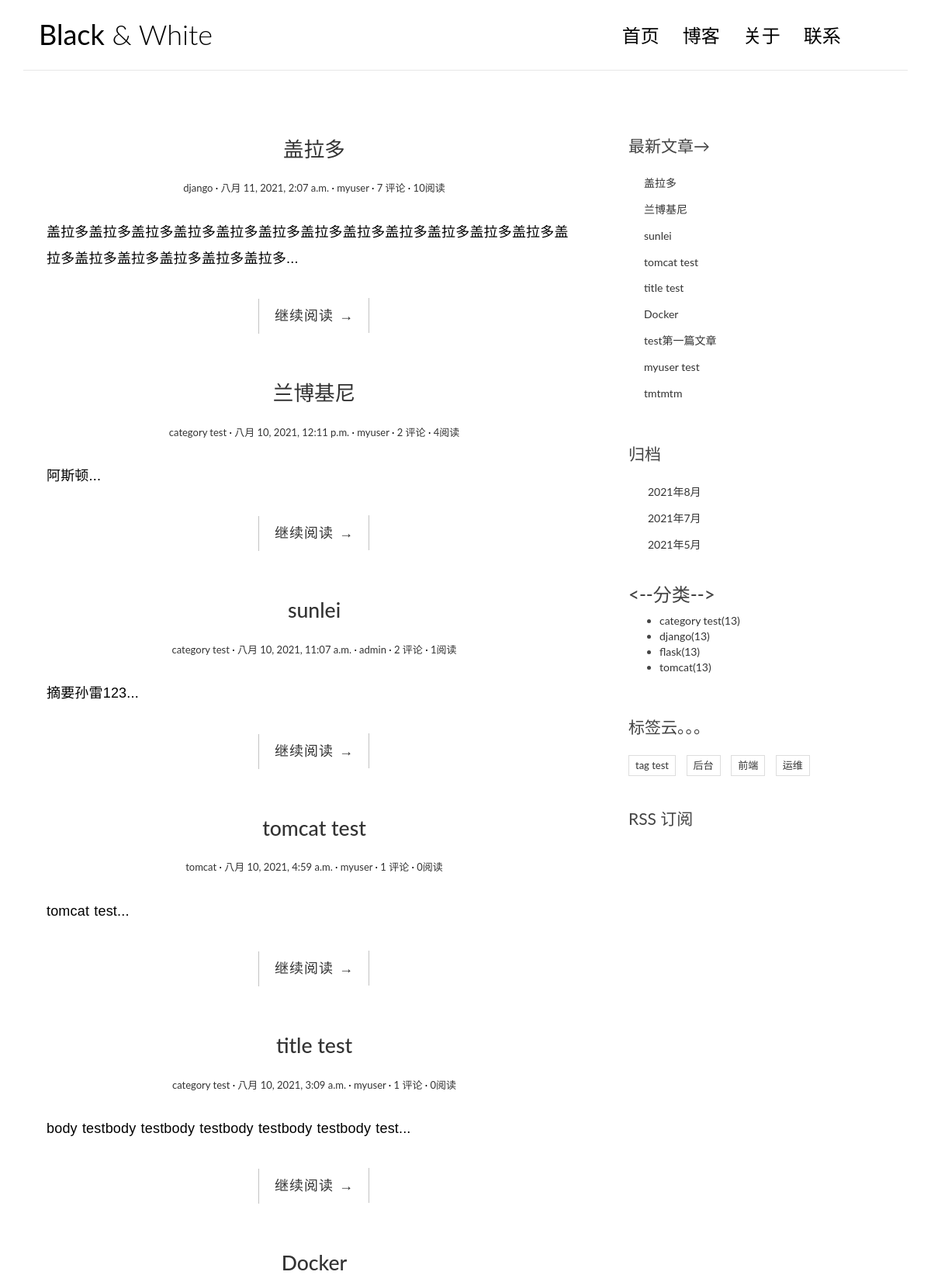
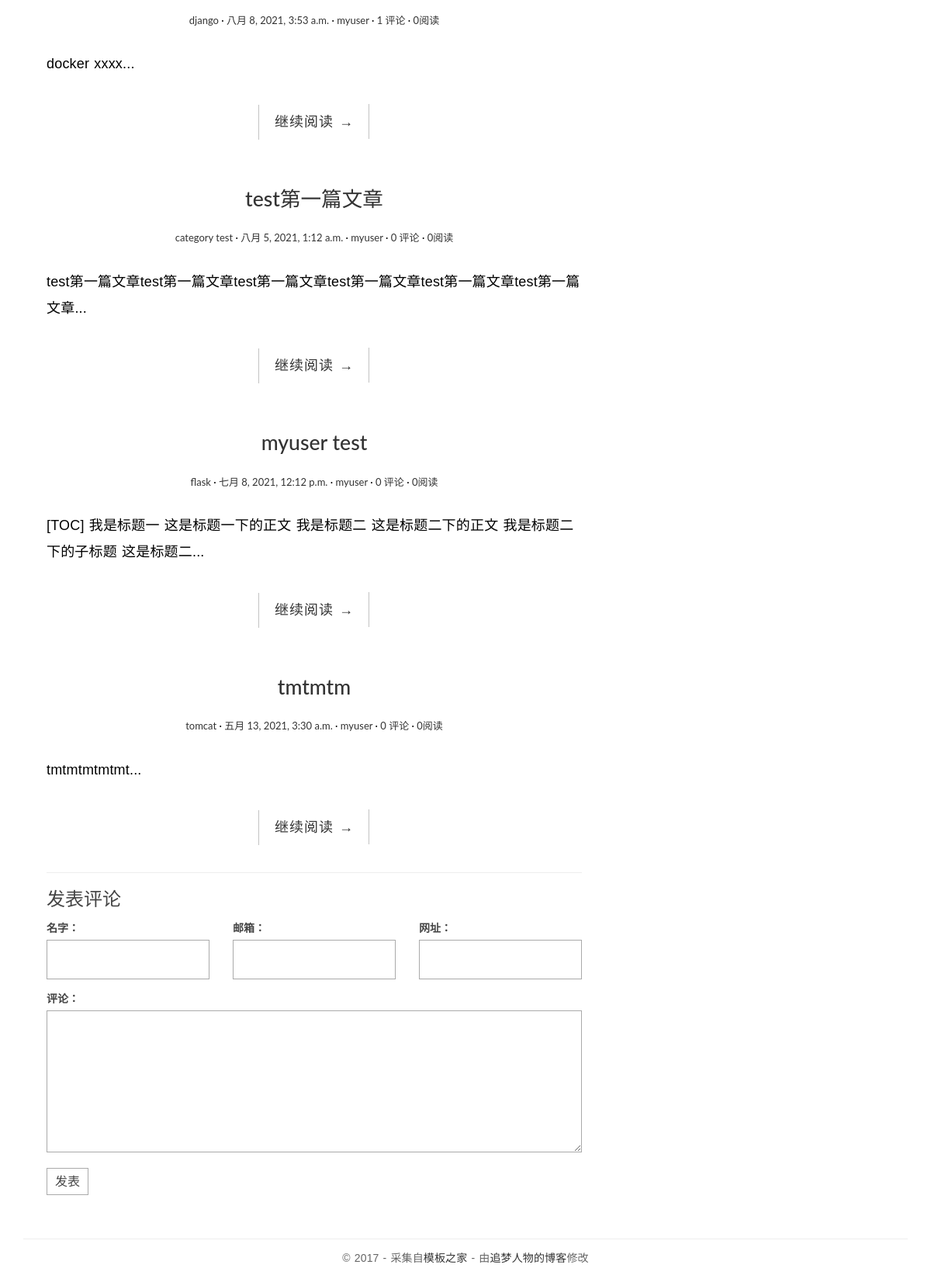
The page / on the database its author committed (2 pictures, top to bottom).
### blog/models.py (models this page shows, shortened)
class Post(models.Model):
    title = models.CharField('标题',max_length=70)
    body = models.TextField('正文')
    created_time = models.DateTimeField('创建时间',default=timezone.now)
    modified_time = models.DateTimeField('修改时间')
    views = models.PositiveIntegerField(default=0,editable=False)
    excerpt = models.CharField('摘要',max_length=200, blank=True)
    category = models.ForeignKey(Category, on_delete=models.CASCADE,verbose_name="分类")
    tags = models.ManyToManyField(Tag, blank=True,verbose_name="标签")
    author = models.ForeignKey(User, on_delete=models.CASCADE,verbose_name="作者")
    class Meta:
        verbose_name = '文章'
        verbose_name_plural = verbose_name
        ordering = ['-created_time']
    def get_absolute_url(self):
        return reverse('blog:detail',kwargs={'pk':self.pk})

class Category(models.Model):
    name = models.CharField(max_length=100)
    class Meta:
        verbose_name = '分类'
        verbose_name_plural = verbose_name

class Tag(models.Model):
    name = models.CharField(max_length=100)
    class Meta:
        verbose_name = '标签'
        verbose_name_plural = verbose_name

### blog/views.py (the view)
# urls.py: path('', views.index, name='index'),
def index(request):
    post_list = Post.objects.all().order_by('-created_time')
    return render(request, 'blog/index.html', context={
        'post_list': post_list
    })

### blog/templatetags/blog_extras.py (called while the page is built)
@register.inclusion_tag('blog/inclusions/_recent_posts.html',takes_context=True)
def show_recent_posts(context,num=5):
    return {
        'recent_post_list':Post.objects.all().order_by('-created_time')[:num]
    }

@register.inclusion_tag('blog/inclusions/_archives.html',takes_context=True)
def show_archives(context):
    return {
        'date_list':Post.objects.dates('created_time','month',order='DESC')
    }

@register.inclusion_tag('blog/inclusions/_categories.html',takes_context=True)
def show_categories(context):
    return {
        'category_list':Category.objects.all()
    }

@register.inclusion_tag('blog/inclusions/_tags.html',takes_context=True)
def show_tags(context):
    return {
        'tags':Tag.objects.all()
    }

### templates/blog/index.html
{% extends 'base.html' %} {% block main %} {% for post in post_list %}
<article class="post post-{{ post.pk }}">
    <header class="entry-header">
        <h1 class="entry-title">
            <a href="{{ post.get_absolute_url }}">{{ post.title }}</a>
        </h1>
        <div class="entry-meta">
            <span class="post-category"><a href="#">{{ post.category.name }}</a></span>
            <span class="post-date"><a href="#"><time class="entry-date" datetime="{{ post.created_time }}">{{ post.created_time }}</time></a></span>
            <span class="post-author"><a href="#">{{ post.author }}</a></span>
            <span class="comments-link"><a href="{{ post.get_absolute_url }}#comment-area">{{post.comment_set.count}} 评论</a></span>
            <span class="views-count"><a href="#">{{ post.views }}阅读</a></span>
        </div>
    </header>
    <div class="entry-content clearfix">
        <p>{{ post.excerpt|safe }}...</p>
        <div class="read-more cl-effect-14">
            <a href="{{ post.get_absolute_url }}" class="more-link">继续阅读 <span class="meta-nav">→</span></a>
        </div>
    </div>
</article>
{% empty %}
<div class="no-post">暂时还没有发布的文章！</div>
{% endfor %}
<section class="comment-area" id="comment-area">
    <hr>
    <h3>发表评论</h3>
    <form action="#" method="post" class="comment-form">
        <div class="row">
            <div class="col-md-4">
                <label for="id_name">名字：</label>
                <input type="text" id="id_name" name="name" required>
            </div>
            <div class="col-md-4">
                <label for="id_email">邮箱：</label>
                <input type="email" id="id_email" name="email" required>
            </div>
            <div class="col-md-4">
                <label for="id_url">网址：</label>
                <input type="text" id="id_url" name="url">
            </div>
            <div class="col-md-12">
                <label for="id_comment">评论：</label>
                <textarea name="comment" id="id_comment" required></textarea>
                <button type="submit" class="comment-btn">发表</button>
            </div>
        </div>
    </form>
</section> {% endblock main %} {% block toc %} {% endblock toc %}

### templates/base.html (shortened to what this page needs)
{% load static %} {% load blog_extras %}
<!DOCTYPE html>
<html>
<head>
    <link rel="stylesheet" href="{% static 'blog/css/bootstrap.min.css'%}">
    <link rel="stylesheet" href="http://code.ionicframework.com/ionicons/2.0.1/css/ionicons.min.css">
    <link rel="stylesheet" href="{% static 'blog/css/pace.css'%}">
    <link rel="stylesheet" href="{% static 'blog/css/custom.css'%}">
    <link href="https://cdn.bootcss.com/highlight.js/9.15.8/styles/github.min.css" rel="stylesheet">
</head>
<body>
    <div class="container">
        <header id="site-header">
            <div class="row">
                <div class="col-md-4 col-sm-5 col-xs-8">
                    <div class="logo">
                        <h1><a href="{% url 'blog:index' %}"><b>Black</b> &amp; White</a></h1>
                    </div>
                </div>
                <div class="col-md-8 col-sm-7 col-xs-4">
                    <nav class="main-nav" role="navigation">
                        <div class="collapse navbar-collapse" id="bs-example-navbar-collapse-1">
                            <ul class="nav navbar-nav navbar-right">
                                <li class="cl-effect-11"><a href="{% url 'blog:index' %}" data-hover="首页">首页</a></li>
                                <li class="cl-effect-11"><a href="full-width.html" data-hover="博客">博客</a></li>
                                <li class="cl-effect-11"><a href="about.html" data-hover="关于">关于</a></li>
                                <li class="cl-effect-11"><a href="contact.html" data-hover="联系">联系</a></li>
                            </ul>
                        </div>
                    </nav>
                </div>
            </div>
        </header>
    </div>
    <div class="content-body">
        <div class="container">
            <div class="row">
                <main class="col-md-8">
                    {% block main %} {% endblock main %}
                </main>
                <aside class="col-md-4">
                    {% block toc %}{% endblock toc %} {% show_recent_posts 10 %} {% show_archives %} {% show_categories %}{% show_tags %}
                    <div class="rss">
                        <a href=""> RSS 订阅</a>
                    </div>
                </aside>
            </div>
        </div>
    </div>
    <footer id="site-footer">
        <div class="container">
            <div class="row">
                <div class="col-md-12">
                    <p class="copyright">&copy 2017 - 采集自<a href="http://www.cssmoban.com/" target="_blank" title="模板之家">模板之家</a> - 由<a href="http://zmrenwu.com/" title="网页模板" target="_blank">追梦人物的博客</a>修改
                    </p>
                </div>
            </div>
        </div>
    </footer>
</body>
</html>

### templates/blog/inclusions/_recent_posts.html
<div class="widget widget-recent-posts">
    <h3 class="widget-title">
        最新文章<span class="meta-nav">→</span></h3>
    <ul>
        {% for post in recent_post_list %}
        <li>
            <a href="{{ post.get_absolute_url }}">{{ post.title }}</a>
        </li>
        {% empty %} 暂无文章！ {% endfor %}
    </ul>
</div>

### templates/blog/inclusions/_archives.html
<div class="widget widget-archives">
    <h3 class="widget-title">归档</h3>
    <ul>
        {% for date in date_list %}
        <li>
            <a href="{% url 'blog:archive' date.year date.month %}">{{date.year}}年{{date.month}}月</a>
        </li>
        {% empty %} 暂无归档 {% endfor %}
    </ul>
</div>

### templates/blog/inclusions/_categories.html
<div class="widget">
    <h3>
        <--分类-->
    </h3>
    <ul>
        {% for category in category_list %}
        <li>
            <a href="{% url 'blog:category' category.pk %}">{{ category.name }}<span class="post-count">(13)</span></a>
        </li>{% empty %}暂无分类{% endfor %}
    </ul>
</div>

### templates/blog/inclusions/_tags.html
<div class="widget widget-tag-cloud">
    <h3 class="widget-title">标签云。。。</h3>
    <ul>
        {% for tag in tags %}
        <li>
            <a href="{% url 'blog:tag' tag.pk %}">{{ tag.name }}</a>
        </li>
        {% empty %} 暂无标签！ {% endfor %}
    </ul>
</div>

### rows shown on the page
Post: title "盖拉多", category.name "django", created_time "八月 11, 2021, 2:07 a.m.", author "myuser", comment_set.count "7", views "10", excerpt "盖拉多盖拉多盖拉多盖拉多盖拉多盖拉多盖拉多盖拉多盖拉多盖拉多盖拉多盖拉多盖拉多盖拉多盖拉多盖拉多盖拉多盖拉多"
Post: title "兰博基尼", category.name "category test", created_time "八月 10, 2021, 12:11 p.m.", author "myuser", comment_set.count "2", views "4", excerpt "阿斯顿"
Post: title "sunlei", category.name "category test", created_time "八月 10, 2021, 11:07 a.m.", author "admin", comment_set.count "2", views "1", excerpt "摘要孙雷123"
Post: title "tomcat test", category.name "tomcat", created_time "八月 10, 2021, 4:59 a.m.", author "myuser", comment_set.count "1", views "0", excerpt "tomcat test"
Post: title "title test", category.name "category test", created_time "八月 10, 2021, 3:09 a.m.", author "myuser", comment_set.count "1", views "0", excerpt "body testbody testbody testbody testbody testbody test"
Post: title "Docker", category.name "django", created_time "八月 8, 2021, 3:53 a.m.", author "myuser", comment_set.count "1", views "0", excerpt "docker xxxx"
Post: title "test第一篇文章", category.name "category test", created_time "八月 5, 2021, 1:12 a.m.", author "myuser", comment_set.count "0", views "0", excerpt "test第一篇文章test第一篇文章test第一篇文章test第一篇文章test第一篇文章test第一篇文章"
Post: title "myuser test", category.name "flask", created_time "七月 8, 2021, 12:12 p.m.", author "myuser", comment_set.count "0", views "0", excerpt "[TOC] 我是标题一 这是标题一下的正文 我是标题二 这是标题二下的正文 我是标题二下的子标题 这是标题二"
Post: title "tmtmtm", category.name "tomcat", created_time "五月 13, 2021, 3:30 a.m.", author "myuser", comment_set.count "0", views "0", excerpt "tmtmtmtmtmt"
Category: name "category test"
Category: name "django"
Category: name "flask"
Category: name "tomcat"
Tag: name "tag test"
Tag: name "后台"
Tag: name "前端"
Tag: name "运维"

### other values the page prints
{{ date.year }} "2021" "2021" "2021"
{{ date.month }} "8" "7" "5"
